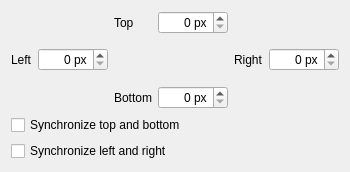
  <widget class="QWidget" name="tab_3">
   <attribute name="title">
    <string>Crop</string>
   </attribute>
   <layout class="QGridLayout" name="gridLayout_11">
    <item row="0" column="2">
     <widget class="QLabel" name="label_10">
      <property name="text">
       <string>Top</string>
      </property>
      <property name="buddy">
       <cstring>cropTopPx</cstring>
      </property>
     </widget>
    </item>
    <item row="0" column="3">
     <widget class="QSpinBox" name="cropTopPx">
      <property name="alignment">
       <set>Qt::AlignRight|Qt::AlignTrailing|Qt::AlignVCenter</set>
      </property>
      <property name="suffix">
       <string> px</string>
      </property>
      <property name="maximum">
       <number>4095</number>
      </property>
     </widget>
    </item>
    <item row="1" column="0">
     <widget class="QLabel" name="label_11">
      <property name="text">
       <string>Left</string>
      </property>
      <property name="buddy">
       <cstring>cropLeftPx</cstring>
      </property>
     </widget>
    </item>
    <item row="1" column="3">
     <spacer>
      <property name="orientation">
       <enum>Qt::Vertical</enum>
      </property>
      <property name="sizeType">
       <enum>QSizePolicy::MinimumExpanding</enum>
      </property>
      <property name="sizeHint" stdset="0">
       <size>
        <width>20</width>
        <height>40</height>
       </size>
      </property>
     </spacer>
    </item>
    <item row="1" column="4">
     <widget class="QLabel" name="label_12">
      <property name="text">
       <string>Right</string>
      </property>
      <property name="buddy">
       <cstring>cropRightPx</cstring>
      </property>
     </widget>
    </item>
    <item row="3" column="2">
     <widget class="QLabel" name="label_7">
      <property name="text">
       <string>Bottom</string>
      </property>
      <property name="buddy">
       <cstring>cropBotPx</cstring>
      </property>
     </widget>
    </item>
    <item row="3" column="3">
     <widget class="QSpinBox" name="cropBotPx">
      <property name="alignment">
       <set>Qt::AlignRight|Qt::AlignTrailing|Qt::AlignVCenter</set>
      </property>
      <property name="suffix">
       <string> px</string>
      </property>
      <property name="maximum">
       <number>4095</number>
      </property>
     </widget>
    </item>
    <item row="4" column="0" colspan="4">
     <widget class="QCheckBox" name="topBotCropSync">
      <property name="text">
       <string>Synchronize top and bottom</string>
      </property>
     </widget>
    </item>
    <item row="5" column="0" colspan="4">
     <widget class="QCheckBox" name="leftRightCropSync">
      <property name="text">
       <string>Synchronize left and right</string>
      </property>
     </widget>
    </item>
    <item row="1" column="1">
     <widget class="QSpinBox" name="cropLeftPx">
      <property name="alignment">
       <set>Qt::AlignRight|Qt::AlignTrailing|Qt::AlignVCenter</set>
      </property>
      <property name="suffix">
       <string> px</string>
      </property>
      <property name="maximum">
       <number>4095</number>
      </property>
     </widget>
    </item>
    <item row="1" column="5">
     <widget class="QSpinBox" name="cropRightPx">
      <property name="alignment">
       <set>Qt::AlignRight|Qt::AlignTrailing|Qt::AlignVCenter</set>
      </property>
      <property name="suffix">
       <string> px</string>
      </property>
      <property name="maximum">
       <number>4095</number>
      </property>
     </widget>
    </item>
   </layout>
  </widget>
